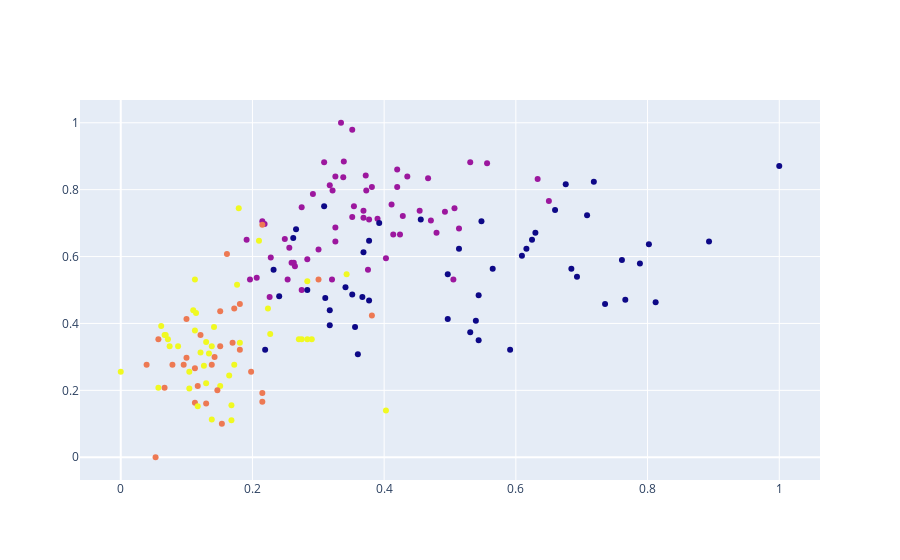

The code cell stored with this chart in its notebook:
### Code cell
fig = go.Figure()
fig.add_trace(go.Scatter(x = df['Intensidade_de_cor'], y=df['Alcool'], mode='markers',
                         marker = dict(color=agrupador.labels_.astype(np.float)),text=labels))
fig.show()

### Figure 1 — Plotly figure (JSON) as saved in the notebook; plotly's stock layout.template omitted (floating-point values rounded to 4 significant figures; data arrays with more than 128 entries replaced by an {"elided": "..."} marker saying what was removed)
{"data": [{"marker": {"color": {"elided": "178 int values"}}, "mode": "markers", "text": {"elided": "178 int values"}, "type": "scatter", "x": {"elided": "178 float values"}, "y": {"elided": "178 float values"}}], "layout": {}}
